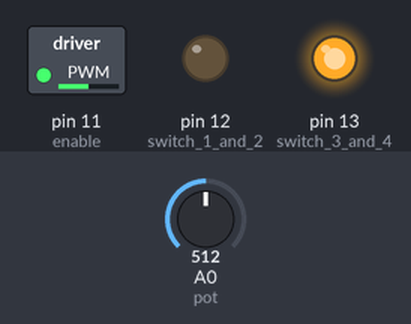
The sketch below on a simulated Arduino Uno, built with avr-gcc and run on an emulated ATmega328P. Parts: switched loads named in the sketch (green lamp = pin HIGH), output pins drawn as LEDs (lit = HIGH). The test bench sets the inputs (shaded band); at power-on: A0 (pot) = 512.

Above: at 1.3 s.
1.4 s: A0 (pot) set to 716
At 2.7 s:
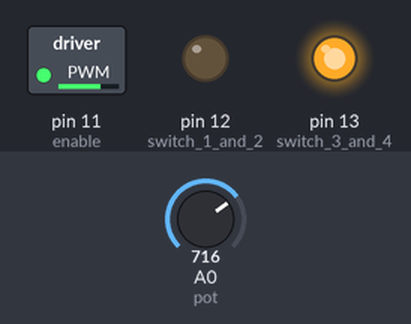
3.0 s: A0 (pot) set to 900
At 4.0 s:
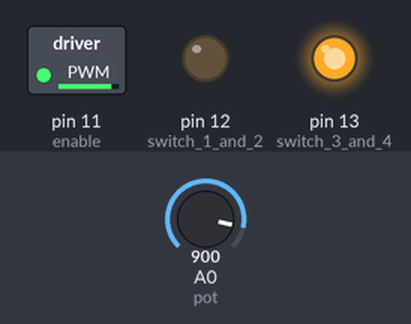
4.5 s: A0 (pot) set to 122
At 5.2 s:
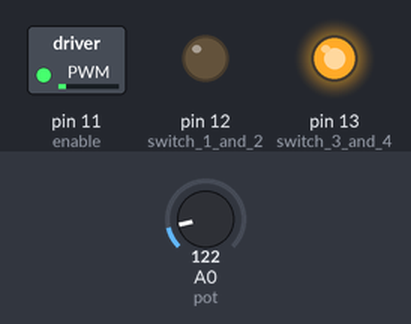
6.0 s: A0 (pot) set to 0
At 6.3 s:
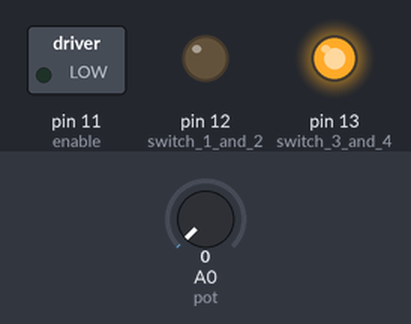
7.5 s: A0 (pot) set to 511
At 8.7 s:
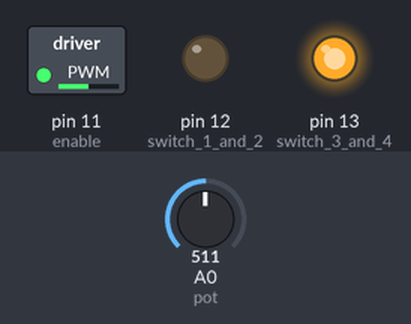
Timing chart, 0 to 10.0 s (numbered marks = the images above; inputs shaded):
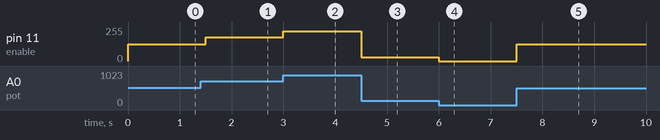

Measured:
- after the input at 1.4 s, pin 11 (enable): 127/255 → 178/255 after 0.10 s
- after the input at 3.0 s, pin 11 (enable): 178/255 → 224/255 at once
- after the input at 4.5 s, pin 11 (enable): 224/255 → 30/255 at once
- after the input at 6.0 s, pin 11 (enable): 30/255 → 0/255 at once
- after the input at 7.5 s, pin 11 (enable): 0/255 → 127/255 at once

The sketch:

motor_with_pot.ino
```cpp
const int switch_1_and_2 = 12;
const int switch_3_and_4 = 13;
const int enable = 11;
const int pot = A0;

void setup(){
    pinMode(switch_1_and_2, OUTPUT);
    pinMode(switch_3_and_4, OUTPUT);
    pinMode(enable, OUTPUT);
    pinMode(pot, INPUT);
    digitalWrite(switch_1_and_2, LOW);
    digitalWrite(switch_3_and_4, HIGH);
}

void loop(){
    int analog_value = analogRead(pot);
    int duty = map(analog_value, 0, 1023, 0, 255);
    analogWrite(enable, duty);
    delay(500);
}
```
